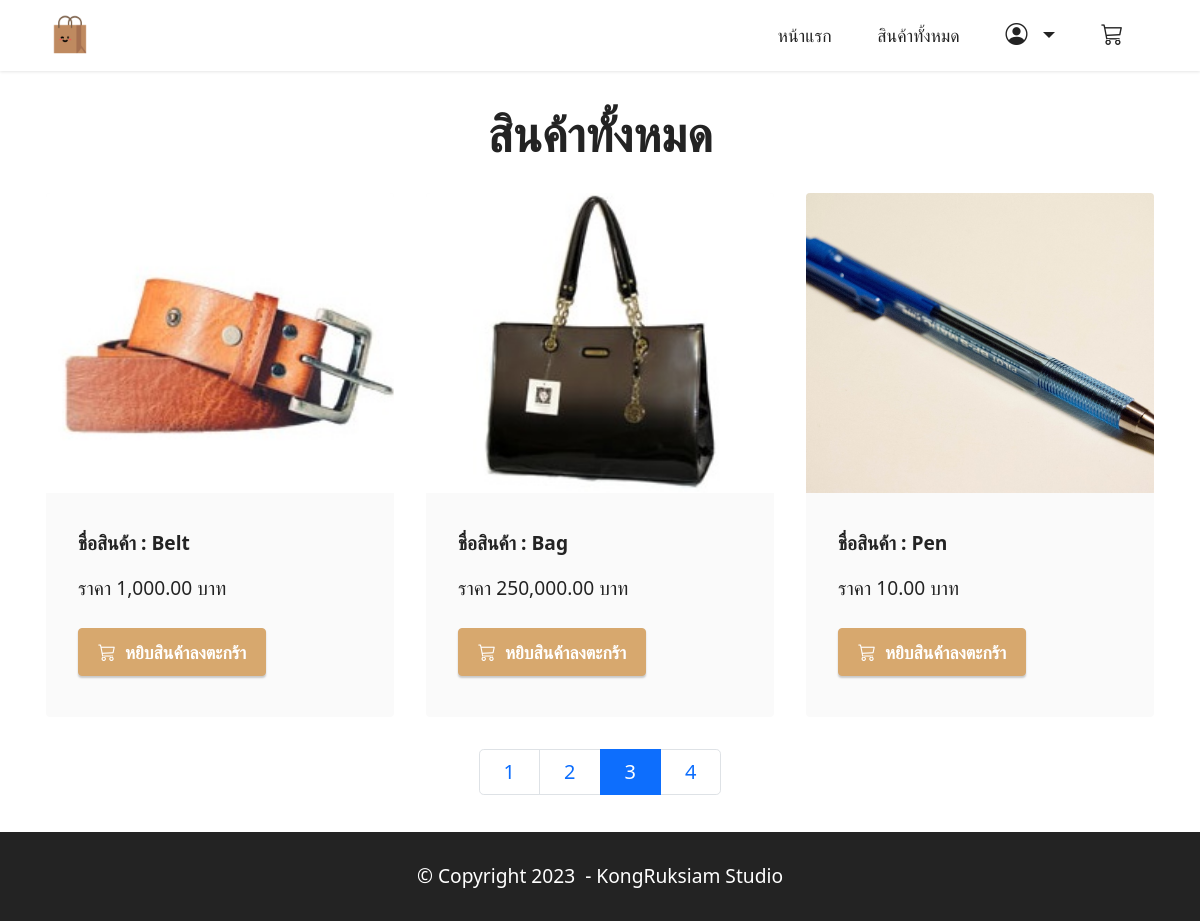
/products?page=3, run on the app's committed database.
### productsApp/models.py (models this page shows)
class Product(models.Model):
  name=models.CharField(max_length=50)
  description=models.TextField()
  price=models.DecimalField(max_digits=10,decimal_places=2)
  stock=models.IntegerField()
  isTrending=models.BooleanField(default=False)
  image=models.ImageField(upload_to="products",blank=True)

### productsApp/views.py (the view)
# urls.py: path("products",views.products)
def products(request):
  all_products = Product.objects.all()
  page = request.GET.get("page")
  paginator = Paginator(all_products,3)
  all_products = paginator.get_page(page)
  return render(request,"products.html",{"all_products":all_products})

### productsApp/templates/products.html (shortened to what this page needs)
{% extends "layout.html" %}
{% load humanize %}
{% block content %}
    <section class="content2 cid-tsEQSCqggh" id="content2-2">
      <div class="container">
          <div class="mbr-section-head">
              <h4 class="mbr-section-title mbr-fonts-style align-center mb-0 display-2">
                  <strong>สินค้าทั้งหมด</strong>
              </h4>
          </div>
          <div class="row mt-4">
            {% for product in all_products %}
                    <div class="item features-image сol-12 col-md-6 col-lg-4">
                        <div class="item-wrapper">
                            <div class="item-img">
                                <a href="{% url 'productDetail' product.id %}">
                                    {% if product.image %}
                                        <img src="{{product.image.url}}">
                                    {% else %}
                                        <p>No image available</p>
                                    {% endif %}
                                </a>
                            </div>
                            <div class="item-content">
                                <h6 class="item-subtitle mbr-fonts-style mt-1 display-7">
                                    <strong>ชื่อสินค้า : {{product.name}}</strong>
                                </h6>
                                <p class="mbr-text mbr-fonts-style mt-3 display-7">ราคา {{product.price | intcomma}} บาท</p>
                            </div>
                            <div class="mbr-section-btn item-footer mt-2">
                                {% if product.stock <= 0 %}
                                    <h2 class="text-secondary text-center">Out of stock</h2>
                                {% else %}
                                    <a href="cart.html" class="btn btn-primary display-4">
                                        <i class="bi bi-cart3"></i></i>&nbsp;
                                        หยิบสินค้าลงตะกร้า
                                    </a>
                                {% endif %}
                            </div>
                        </div>
                    </div>
                  {% endfor %}
          </div>
          <nav aria-label="product-pagination" class="media-container-row">
              <ul class="pagination pagination-lg">
                {% for num in all_products.paginator.page_range %}
                    {% if num != all_products.number %}
                        <li class="page-item"><a class="page-link" href="?page={{num}}">{{num}}</a></li>
                    {% else %}
                        <li class="page-item active"><a class="page-link" href="?page={{num}}">{{num}}</a></li>
                    {% endif %}
                {% endfor %}
              </ul>
          </nav>
      </div>
  </section>
{% endblock %}

### productsApp/static/assets/theme/css/style.css (style rules this page uses)
section { background-color: #ffffff; }
body { font-style: normal; line-height: 1.5; font-weight: 400; color: #232323; position: relative; }
section, .container, .container-fluid { position: relative; word-wrap: break-word; }
a { font-style: normal; font-weight: 400; cursor: pointer; }
a, a:hover { text-decoration: none; }
.mbr-section-title { font-style: normal; line-height: 1.3; }
.mbr-text { font-style: normal; line-height: 1.7; }
h1, h2, h3, h4, h5, h6, .display-1, .display-2, .display-4, .display-5, .display-7, span, p, a { line-height: 1; word-break: break-word; word-wrap: break-word; font-weight: 400; }
b, strong { font-weight: bold; }
section { background-position: 50% 50%; background-repeat: no-repeat; background-size: cover; }
.align-center { text-align: center; }
.media-container-row { display: flex; flex-direction: row; flex-wrap: wrap; justify-content: center; align-content: center; align-items: start; }
@media (min-width: 992px) { .media-container-row { flex-wrap: nowrap; } }
img, iframe { display: block; width: 100%; }
.mbr-section-btn { margin-left: -0.6rem; margin-right: -0.6rem; font-size: 0; }
.btn { font-weight: 600; border-width: 1px; font-style: normal; margin: 0.6rem 0.6rem; white-space: normal; transition: all 0.2s ease-in-out; display: inline-flex; align-items: center; justify-content: center; word-break: break-word; }
.row { display: -webkit-flex; -webkit-flex-wrap: wrap; }
html, body { height: auto; min-height: 100vh; }
ul, ol, pre, blockquote { margin-bottom: 2.3125rem; }
.mt-4 { margin-top: 2rem !important; }
@media (min-width: 992px) { .container { padding-left: 16px; padding-right: 16px; } }
@media (min-width: 992px) { .row { margin-left: -16px; margin-right: -16px; } }
@media (min-width: 992px) { .row > [class*=col] { padding-left: 16px; padding-right: 16px; } }
.card-wrapper, .item-wrapper { overflow: hidden; }
.item { position: relative; }

### productsApp/static/assets/custom/css/custom-style.css (style rules this page uses)
.display-2 { font-size: 3rem; line-height: 1.1; }
.display-4 { font-size: 1.1rem; line-height: 1.5; }
.display-7 { font-size: 1.2rem; line-height: 1.5; }
.btn { padding: 0.6rem 1.2rem; border-radius: 4px; }
.btn-primary, .btn-primary:active { background-color: #d7a86e !important; border-color: #d7a86e !important; color: #ffffff !important; box-shadow: 0 2px 2px 0 rgba(0, 0, 0, 0.2); }
a, a:hover { color: #d7a86e; }
body { overflow-x: hidden; }
a { transition: color 0.6s; }
.cid-tsEQSCqggh { padding-top: 3rem; background-color: #ffffff; }
.cid-tsEQSCqggh img, .cid-tsEQSCqggh .item-img { height: 100%; height: 300px; object-fit: cover; }
.cid-tsEQSCqggh .item { cursor: pointer; margin-bottom: 2rem; }
.cid-tsEQSCqggh .item-wrapper { position: relative; border-radius: 4px; background: #fafafa; height: 100%; display: flex; flex-flow: column nowrap; }
@media (min-width: 992px) { .cid-tsEQSCqggh .item-wrapper .item-content { padding: 2rem 2rem 0; } }
@media (min-width: 992px) { .cid-tsEQSCqggh .item-wrapper .item-footer { padding: 0 2rem 2rem; } }
.cid-tsEQSCqggh .mbr-section-btn { margin-top: auto !important; }
.cid-tsEQSCqggh .mbr-section-title { color: #232323; }
.cid-tsEQSCqggh .mbr-text, .cid-tsEQSCqggh .mbr-section-btn { text-align: left; }
.cid-tsEQSCqggh .item-subtitle { text-align: left; color: #232323; }

### data on the page
Product: image (picture), name "Belt", price "1,000.00", stock "หยิบสินค้าลงตะกร้า"
Product: image (picture), name "Bag", price "250,000.00", stock "หยิบสินค้าลงตะกร้า"
Product: image (picture), name "Pen", price "10.00", stock "หยิบสินค้าลงตะกร้า"

### other printed values
{{ num }} "1" "2" "4"
{{ num }} "3"
